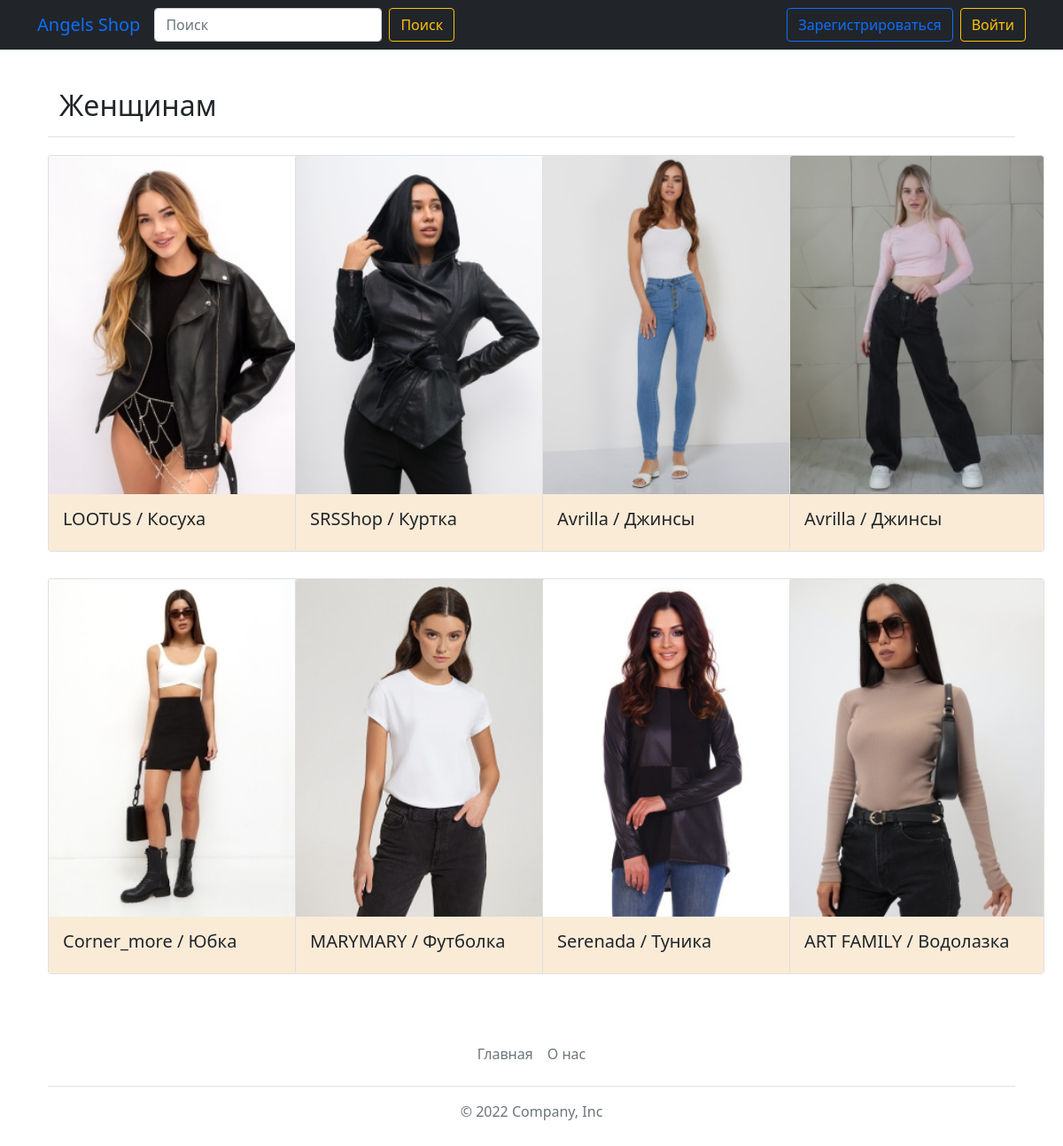
/catalog/woman, run on the app's committed database.
### data/products.py (models this page shows)
class Products(SqlAlchemyBase):
    __tablename__ = 'products'
    id = sqlalchemy.Column(sqlalchemy.Integer,
                           primary_key=True, autoincrement=True)
    title = sqlalchemy.Column(sqlalchemy.String, nullable=False)
    price = sqlalchemy.Column(sqlalchemy.Integer, nullable=False)
    type = sqlalchemy.Column(sqlalchemy.String, nullable=False)
    image_path = sqlalchemy.Column(sqlalchemy.String, nullable=False)

### main.py (the view)
@app.route('/catalog/<data>', methods=['post', 'get'])
def catalog_types(data):
    form = SearchForm()
    if form.validate_on_submit():
        return redirect(f'/catalog/{form.search_string.data}')
    db_sess = db_session.create_session()
    list_products = []
    if data == "woman":
        name_title = "Женщинам"
        filter_data = db_sess.query(Products).filter(Products.type == data)
    elif data == "man":
        name_title = "Мужчинам"
        filter_data = db_sess.query(Products).filter(Products.type == data)
    elif data == "kids":
        name_title = "Детям и подросткам"
        filter_data = db_sess.query(Products).filter(Products.type == data)
    else:
        name_title = data
        filter_data = db_sess.query(Products).all()
    if data in ["woman", "man", "kids"]:
        for elem in filter_data:
            list_products.append([elem.title, elem.price, elem.type, elem.image_path, elem.id])
    else:
        for elem in filter_data:
            if name_title.lower() in elem.title.lower():
                list_products.append([elem.title, elem.price, elem.type, elem.image_path, elem.id])
    return render_template('catalog.html', title='Каталог', name_title=name_title, type="all", list_products=list_products, form=form)

### forms/SearchForm.py
class SearchForm(FlaskForm):
    search_string = StringField('', validators=[DataRequired()])
    catalog = StringField('')

### data/db_session.py (called while the page is built)
def create_session() -> Session:
    global __factory
    return __factory()

### templates/catalog.html (shortened to what this page needs)
{% extends "base.html" %}
{% block content %}
<section class="section-products">
    <div class="container">
        <div class="row start-text">
            <div class="col-md-8 col-lg-6" style="padding-left:25px;padding-top:20px">
                <div class="header">
                    <h2>{{ name_title }}</h2>
                </div>
            </div>
        </div>
        <div class="pb-2 border-bottom"></div>
        <div class="row" style="padding-top:20px">
            {% for elem in list_products %}
            <div class="col-md-6 col-lg-4 col-xl-3" style="padding-bottom:30px;">
                <div class="card" style="width: 18rem;">
                    <img src="../static/img/products/{{ elem[2] }}/{{ elem[3] }}" class="card-img-top" alt="">
                    <div class="card-body" style="background-color:#FAEBD7">
                        <h5 class="card-title">{{ elem[0] }}</h5>
                    </div>
                </div>
            </div>
            {% endfor %}
        </div>
    </div>
</section>
{% endblock %}

### data on the page
Products: type+image_path (picture), title "LOOTUS / Косуха"
Products: type+image_path (picture), title "SRSShop / Куртка"
Products: type+image_path (picture), title "Avrilla / Джинсы"
Products: type+image_path (picture), title "Avrilla / Джинсы"
Products: type+image_path (picture), title "Corner_more / Юбка"
Products: type+image_path (picture), title "MARYMARY / Футболка"
Products: type+image_path (picture), title "Serenada / Туника"
Products: type+image_path (picture), title "ART FAMILY / Водолазка"

### other printed values
{{ name_title }} "Женщинам"
